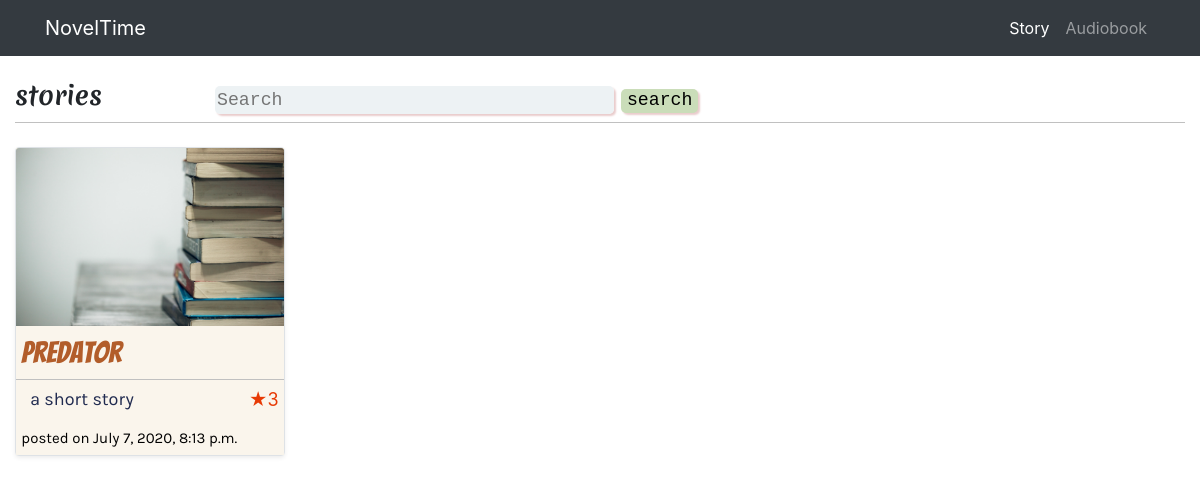
The app's page /, older data.
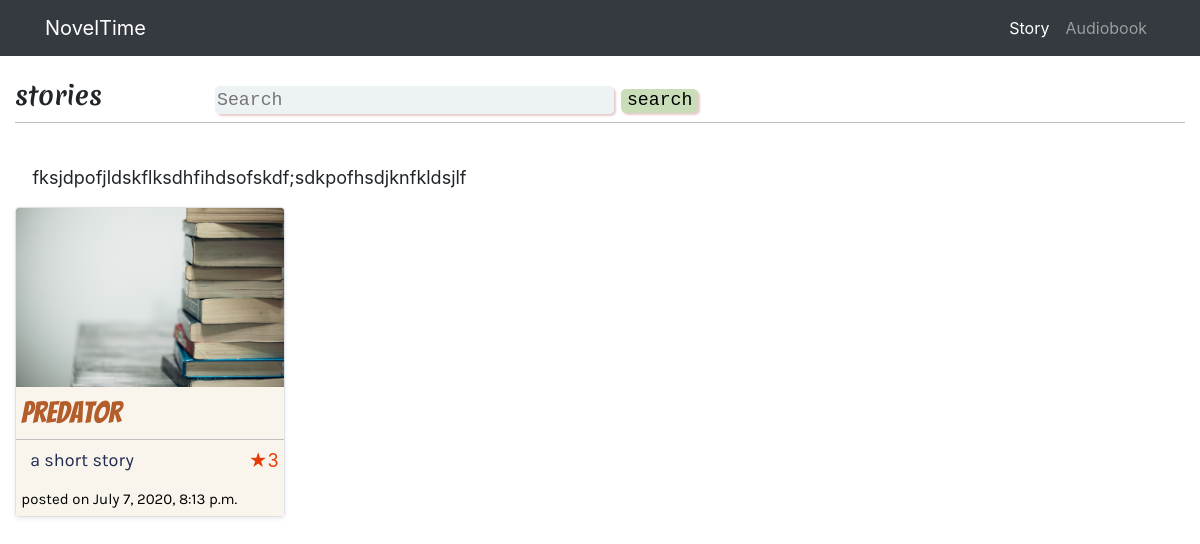
The same page, newer data.
### freelancing/models.py (models this page shows, shortened)
class story(models.Model):
    story_title=models.CharField(max_length=30,blank=False)
    story_descrtiption=models.TextField()
    story_title_pic=models.ImageField()
    upload_time=models.DateTimeField(auto_now_add=True)
    category=models.CharField(max_length=20 ,blank=True)
    rating=models.IntegerField()

class information(models.Model):
    inform=models.TextField()

### freelancing/views.py (the view)
# urls.py: path('',views.index,name='index'),
def index(request):
    all_stories=story.objects.all().order_by('upload_time')
    info=information.objects.all()
    return render(request,'index.html',{'stories':all_stories.reverse(),'info':info})

### freelancing/templates/index.html (shortened to what this page needs)
{%extends 'extended.html'%}
{% load static %}
{%block codes%}
<div class="my-4" style="border-bottom: 1px solid	#C0C0C0 ;">
    <div class="row" >
        <div class="col-2">
           <h2 style="font-family: meri;"> stories</h2>
        </div>
        <div class="col-9 col-lg-6">
        <form action="{% url 'search' %}" method="POST">
           <h2> <input type="text" placeholder="Search" name="search" style=" padding-top:4px; padding-bottom: 2px; width: 70%; font-weight: lighter;border: none; border-radius: 5px; background-color: rgba(232, 239, 241, 0.781); color: firebrick; font-family: monospace;  box-shadow: 2px 2px 2px #e9cccc; font-size: 70%;  ">
            <button  type="submit"  style=" font-family:doris;font-weight: bold; background-color: rgb(202, 221, 185); border-radius: 5px; border:none; font-weight: lighter; font-size: 90%; font-family: monospace; box-shadow: 2px 2px 2px #e9cccc; font-size: 70%;" >search</button></h2>
          </form>
        </div>
    </div>
</div>
<div class="row">
    <div class="col-12 col-lg-9">
        {%for inf in info%}
        <p>{{inf.inform}}</p>
        {%endfor%}
    </div>
<div class="col-lg-9 ">
<div class="row">
    {%for st in stories%}
    <div class="col-6 col-lg-4" >
        <a href="{%url 'chapter_page' s_title=st.story_title %}"  style="background-color: rgba(250, 244, 235, 0.911);">
        <div class="card  mb-5   border rounded shadow-sm bg-white ">
            <img class="card-img-top"  src='media/{{st.story_title_pic}}' alt='image not uploaded'>
            <div class="card-body-sm " >
                <div class="card-title text-responsive" style="border-bottom: 1px solid #C0C0C0;" >
                    <h3 style="margin-left: 2%; margin-top: 3%; font-family:'eastwood';color:rgba(163, 60, 0, 0.822) ; font-stretch: wider; " >{{st.story_title}}   </h3>
                </div>
                <p style="margin-top: -2%; margin-bottom: 3%; "><span class=" fa-pull-right " style="color:rgb(231, 58, 5);"> &#9733;{{st.rating}}</span></p>
                 <div class="card-text text-responsive" >
                    <p style=" font-family:karla; color: rgba(2, 15, 58, 0.884);">&nbsp;&nbsp;{{st.story_descrtiption}}</p>
                 </div>
            </div>
            <div class="jk" >
            <div class="card-footer-sm text-responsive "  >
               <h6 style="font-family: karla;">posted on {{st.upload_time}}</h6>
            </div></div>
        </a>
        </div>
    </div>
    {%endfor%}
</div>
</div>
   <div class="col-lg-1 col-1 mt-3">
   </div>
</div>
{%endblock%}

Row changes from the older to the newer data that the page shows:
added information: inform "fksjdpofjldskflksdhfihdsofskdf;sdkpofhsdjknfkldsjlf"
